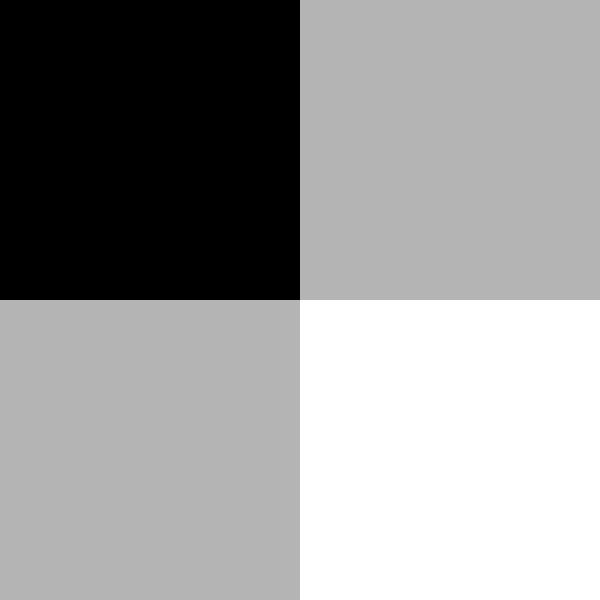
Frame 1 (no input)
Frame 60 (the mouse pressed at the canvas centre just before this capture): identical to frame 1, image omitted
Frame 120 (the mouse held since frame 60 and released just before this capture): blank canvas, image omitted

The Processing sketch that drew this single still picture (run headless with seeded random() and noise(); from frame 60 on, the mouse is pressed at the canvas centre):

// Processing sketch: asssignment5_Jatawan
// ── asssignment5_Jatawan.pde
void setup() {
  size(600, 600);
  background(255);
  noStroke();
}

void draw() {
  //1
  float d = myDistance(0, 0, mouseX, mouseY);
  float maxDist = myDistance(0, 0, width, height);
  float grayScale = map(d, 0, maxDist, 0, 255);
  fill(grayScale);
  square(0, 0, 300);
  
  //2
  d = myDistance(600, 0, mouseX, mouseY);
  maxDist = myDistance(0, 0, width, height);
  grayScale = map(d, 0, maxDist, 0, 255);
  fill(grayScale);
  square(300, 0, 300);
  
  //3
  d = myDistance(0, 600, mouseX, mouseY);
  maxDist = myDistance(0, 0, width, height);
  grayScale = map(d, 0, maxDist, 0, 255);
  fill(grayScale);
  square(0, 300, 300);
  
  //4
  d = myDistance(600, 600, mouseX, mouseY);
  maxDist = myDistance(0, 0, width, height);
  grayScale = map(d, 0, maxDist, 0, 255);
  fill(grayScale);
  square(300, 300, 300);
}

float myDistance(float x, float y, float mouseX, float mouseY) {
  float dx = mouseX - x;
  float dy = mouseY - y;
  float dis = sqrt(dx*dx + dy*dy);

  return dis;
}
